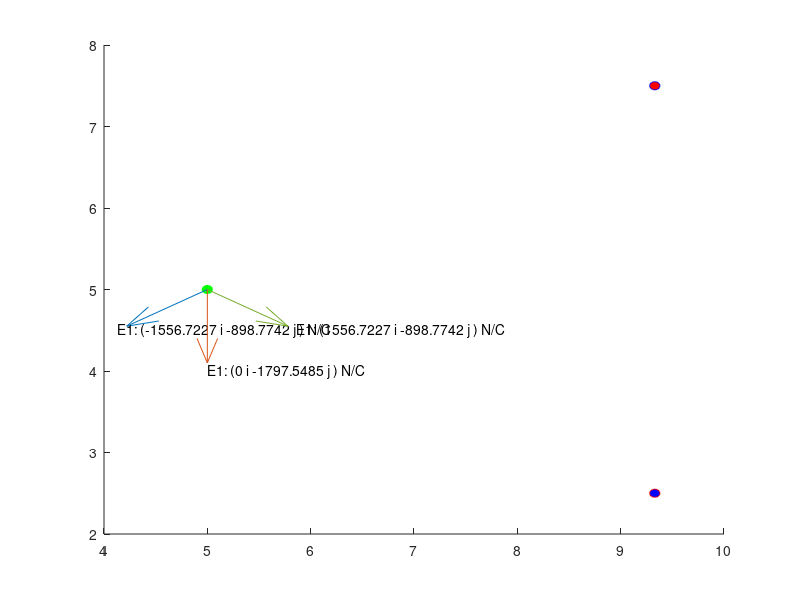

Reproduce this figure in MATLAB.
tipoCarga=input("Desea colocar la posicion de una carga prueba o fuente? (p/f): ","s");
x=input("Coordenada en x de la carga: ");
y=input("Coordenada en y de la carga: ");
d=input("Elije la distancia entre las cargas fuente (m): ");
a=d/2;
d2=input("Elige la distancia entre la carga prueba y la carga fuente (m): ");
eje=input("Desea que las cargas fuente se encuentren en el eje x o y?: ","s");
if tipoCarga=="f"
    xQ1=x;
    yQ1=y;
    if eje=="x"
        xQ2=xQ1+(2*a);
        yQ2=yQ1;
        dire=input("Hacia donde quiere que este la carga prueba, arriba o abajo? (u/d): ","s");
        if dire=="u"
            r=sqrt((d2^2)-(a^2));
        else
            r=-(sqrt((d2^2)-(a^2)));
        end
        xQp=xQ1+a;
        yQp=yQ1+r;
    else
        xQ2=xQ1;
        yQ2=yQ1-(2*a);
        dire=input("Hacia donde quiere que este la carga prueba, derecha o izquierda? (d/i): ","s");
        if dire=="d"
            r=sqrt((d2^2)-(a^2));
        else
            r=-(sqrt((d2^2)-(a^2)));
        end
        xQp=xQ1+r;
        yQp=yQ1-a;
    end
else
    xQp=x;
    yQp=y;
    if eje=="x"
        dire=input("Hacia donde quiere que este la carga prueba, arriba o abajo? (u/d): ","s");
        if dire=="u"
            r=sqrt((d2^2)-(a^2));
        else
            r=-(sqrt((d2^2)-(a^2)));
        end
        xQ1=xQp-a;
        yQ1=yQp-r;
        xQ2=xQp+a;
        yQ2=yQp-r;
    else
        dire=input("Hacia donde quiere que este la carga prueba, derecha o izquierda? (d/i): ","s");
        if dire=="d"
            r=sqrt((d2^2)-(a^2));
        else
            r=-(sqrt((d2^2)-(a^2)));
        end
        xQ1=xQp-r;
        yQ1=yQp+a;
        xQ2=xQp-r;
        yQ2=yQp-a;
    end
end
q=input("Ingrese la magnitud de la carga en micro Coulombs: ");
q1=q/1000000;
q2=-q1;
k=1/(4*pi*(8.854*(10^-12)));
E1=((k*q1)/(d2^2));
E1xy=E1*[(xQp-xQ1)/d2 (yQp-yQ1)/d2];
E2=((k*q2)/(d2^2));
E2xy=E2*[(xQp-xQ2)/d2 (yQp-yQ2)/d2];
Exy=E1xy+E2xy;
E=sqrt((Exy(1)^2)+(Exy(2)^2));
rectangle('Position',[xQ1-.05 yQ1-.05 .1 .1],'Curvature',[1,1],'FaceColor','r','EdgeColor',[0 0 1]);
rectangle('Position',[xQ2-.05 yQ2-.05 .1 .1],'Curvature',[1,1],'FaceColor','b','EdgeColor',[1 0 0]);
rectangle('Position',[xQp-.05 yQp-.05 .1 .1],'Curvature',[1,1],'FaceColor','g','EdgeColor',[0 1 0]);
hold on

quiver(xQp,yQp,E1xy(1)/abs(E1),E1xy(2)/abs(E1))
txt = ['E1: (' num2str(E1xy(1)) ' i ' num2str(E1xy(2)) ' j ) ' 'N/C'];
text(xQp+(E1xy(1)/abs(E1)),yQp+(E1xy(2)/abs(E1)),txt);

quiver(xQp,yQp,E2xy(1)/abs(E2),E2xy(2)/abs(E2))
txt = ['E1: (' num2str(E2xy(1)) ' i ' num2str(E2xy(2)) ' j ) ' 'N/C'];
text(xQp+(E2xy(1)/abs(E2)),yQp+(E2xy(2)/abs(E2)),txt);

quiver(xQp,yQp,Exy(1)/abs(E),Exy(2)/abs(E))
txt = ['E1: (' num2str(Exy(1)) ' i ' num2str(Exy(2)) ' j ) ' 'N/C'];
text(xQp+(Exy(1)/abs(E)),yQp+(Exy(2)/abs(E)),txt);
hold off